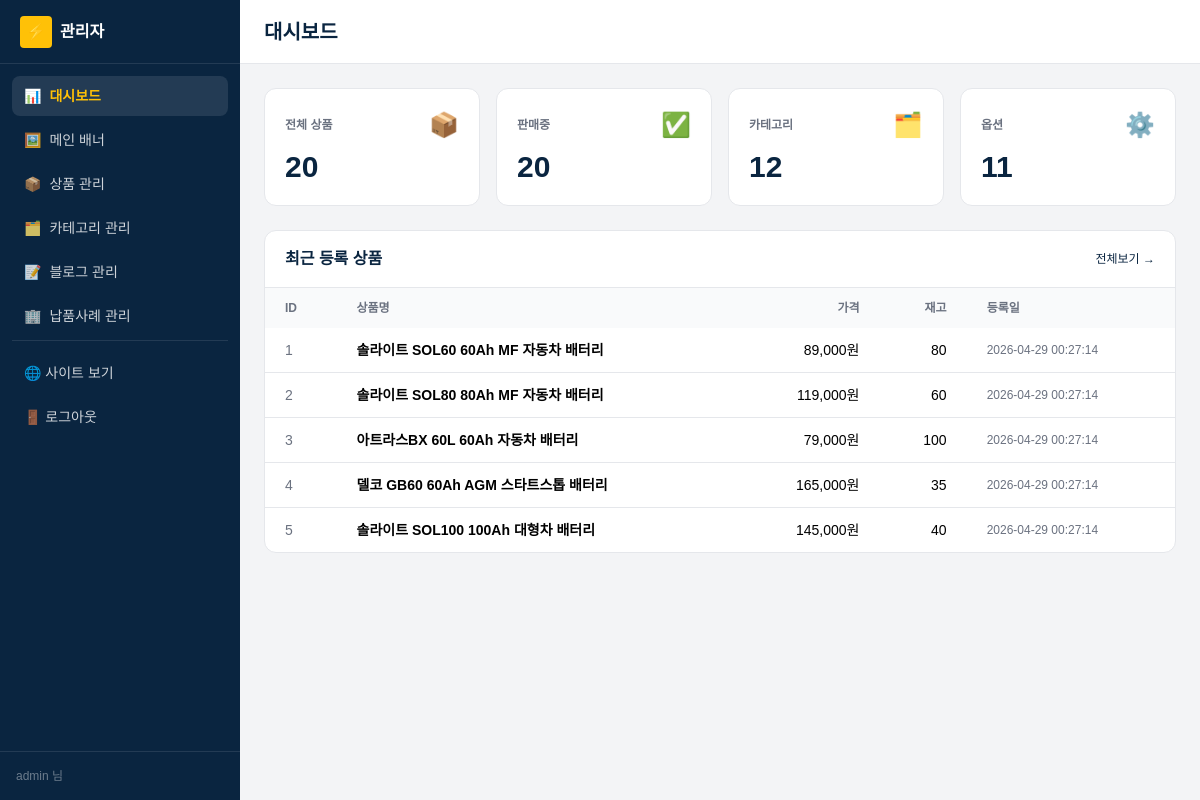
/admin/index.php (signed in), run on the app's committed database.
### tables this page shows
CREATE TABLE `products` (
  `it_id`         INT           NOT NULL AUTO_INCREMENT,
  `it_name`       VARCHAR(255)  NOT NULL,
  `ca_id`         INT           NOT NULL,
  `it_price`      INT           NOT NULL DEFAULT 0,
  `it_sell_price` INT           NOT NULL DEFAULT 0,
  `it_stock`      INT           NOT NULL DEFAULT 0,
  `it_summary`    VARCHAR(500)  DEFAULT NULL,
  `it_desc`       LONGTEXT,
  `it_img1`       VARCHAR(255)  DEFAULT NULL,
  `it_img2`       VARCHAR(255)  DEFAULT NULL,
  `it_img3`       VARCHAR(255)  DEFAULT NULL,
  `it_img4`       VARCHAR(255)  DEFAULT NULL,
  `it_img5`       VARCHAR(255)  DEFAULT NULL,
  `it_use`        TINYINT       DEFAULT 1,
  `it_new`        TINYINT       DEFAULT 0,
  `it_best`       TINYINT       DEFAULT 0,
  `created_at`    DATETIME      DEFAULT CURRENT_TIMESTAMP,
  PRIMARY KEY (`it_id`),
  KEY `idx_pr_ca` (`ca_id`),
  KEY `idx_pr_use` (`it_use`),
  CONSTRAINT `fk_pr_ca` FOREIGN KEY (`ca_id`)
    REFERENCES `categories`(`ca_id`)
);

### includes/db.php (called while the page is built, shortened)
<?php
function db(): PDO
{
    static $pdo = null;
    if ($pdo instanceof PDO) {
        return $pdo;
    }
    $cfg = require __DIR__ . '/config.php';
    $db  = $cfg['db'];
    $dsn = sprintf(
        'mysql:host=%s;port=%d;dbname=%s;charset=%s',
        $db['host'], $db['port'], $db['name'], $db['charset']
    );
    try {
        $pdo = new PDO($dsn, $db['user'], $db['pass'], [
            PDO::ATTR_ERRMODE            => PDO::ERRMODE_EXCEPTION,
            PDO::ATTR_DEFAULT_FETCH_MODE => PDO::FETCH_ASSOC,
            PDO::ATTR_EMULATE_PREPARES   => false,
            PDO::MYSQL_ATTR_INIT_COMMAND => "SET NAMES {$db['charset']} COLLATE utf8mb4_unicode_ci",
        ]);
    } catch (PDOException $e) {
        http_response_code(500);
        echo '<h1>DB 연결 실패</h1>';
        echo '<pre>' . htmlspecialchars($e->getMessage()) . '</pre>';
        echo '<p><b>점검 사항:</b><br>';
        echo '1) Laragon에서 MySQL이 실행 중인가?<br>';
        echo '2) sql/schema.sql을 import 했는가?<br>';
        echo '3) includes/config.php의 접속 정보가 맞는가?</p>';
        exit;
    }
    return $pdo;
}
function db_all(string $sql, array $params = []): array
{
    $stmt = db()->prepare($sql);
    $stmt->execute($params);
    return $stmt->fetchAll();
}
function db_one(string $sql, array $params = []): ?array
{
    $stmt = db()->prepare($sql);
    $stmt->execute($params);
    $row = $stmt->fetch();
    return $row === false ? null : $row;
}

### includes/functions.php (called while the page is built, shortened)
<?php
require_once __DIR__ . '/db.php';
function h(?string $s): string
{
    return htmlspecialchars((string)$s, ENT_QUOTES | ENT_SUBSTITUTE, 'UTF-8');
}
function price(int $n): string
{
    return number_format($n) . '원';
}

### public/admin/index.php (the view, shortened to what this page needs)
<?php
require __DIR__ . '/_layout_top.php';
$cnt_products   = (int)db_one('SELECT COUNT(*) c FROM products')['c'];
$cnt_active     = (int)db_one('SELECT COUNT(*) c FROM products WHERE it_use = 1')['c'];
$cnt_categories = (int)db_one('SELECT COUNT(*) c FROM categories')['c'];
$cnt_options    = (int)db_one('SELECT COUNT(*) c FROM product_options')['c'];
$recent = db_all('SELECT * FROM products ORDER BY created_at DESC LIMIT 5');
?>
<div class="grid grid-cols-2 lg:grid-cols-4 gap-4 mb-6">
  <?php
  $cards = [
    ['전체 상품', $cnt_products, '📦', 'bg-primary text-white'],
    ['판매중',     $cnt_active,    '✅', 'bg-emerald-600 text-white'],
    ['카테고리',   $cnt_categories,'🗂️', 'bg-orange-500 text-white'],
    ['옵션',       $cnt_options,   '⚙️', 'bg-purple-600 text-white'],
  ];
  foreach ($cards as $c):
  ?>
  <div class="bg-white rounded-xl p-5 border">
    <div class="flex items-center justify-between mb-2">
      <span class="text-xs font-semibold text-gray-500"><?= h($c[0]) ?></span>
      <span class="text-2xl"><?= $c[2] ?></span>
    </div>
    <div class="text-3xl font-extrabold text-primary"><?= number_format($c[1]) ?></div>
  </div>
  <?php endforeach; ?>
</div>
<div class="bg-white rounded-xl border overflow-hidden">
  <div class="px-5 py-4 border-b flex items-center justify-between">
    <h2 class="font-extrabold text-primary">최근 등록 상품</h2>
    <a href="/admin/products.php" class="text-xs text-primary hover:text-accent-dark">전체보기 →</a>
  </div>
  <table class="w-full text-sm">
    <thead class="bg-gray-50 text-xs text-gray-500">
      <tr>
        <th class="text-left px-5 py-3">ID</th>
        <th class="text-left px-5 py-3">상품명</th>
        <th class="text-right px-5 py-3">가격</th>
        <th class="text-right px-5 py-3">재고</th>
        <th class="text-left px-5 py-3">등록일</th>
      </tr>
    </thead>
    <tbody class="divide-y">
      <?php foreach ($recent as $r): ?>
      <tr class="hover:bg-gray-50">
        <td class="px-5 py-3 text-gray-500"><?= (int)$r['it_id'] ?></td>
        <td class="px-5 py-3">
          <a href="/admin/product_form.php?it_id=<?= (int)$r['it_id'] ?>"
             class="font-semibold hover:text-primary"><?= h($r['it_name']) ?></a>
        </td>
        <td class="px-5 py-3 text-right">
          <?= price($r['it_sell_price'] > 0 ? (int)$r['it_sell_price'] : (int)$r['it_price']) ?>
        </td>
        <td class="px-5 py-3 text-right"><?= number_format((int)$r['it_stock']) ?></td>
        <td class="px-5 py-3 text-xs text-gray-500"><?= h($r['created_at']) ?></td>
      </tr>
      <?php endforeach; ?>
    </tbody>
  </table>
</div>
<?php require __DIR__ . '/_layout_bottom.php'; ?>

### data on the page
products: it_id "1", it_name "솔라이트 SOL60 60Ah MF 자동차 배터리", it_sell_price "89,000원", it_stock "80", created_at "2026-04-29 00:27:14"
products: it_id "2", it_name "솔라이트 SOL80 80Ah MF 자동차 배터리", it_sell_price "119,000원", it_stock "60", created_at "2026-04-29 00:27:14"
products: it_id "3", it_name "아트라스BX 60L 60Ah 자동차 배터리", it_sell_price "79,000원", it_stock "100", created_at "2026-04-29 00:27:14"
products: it_id "4", it_name "델코 GB60 60Ah AGM 스타트스톱 배터리", it_sell_price "165,000원", it_stock "35", created_at "2026-04-29 00:27:14"
products: it_id "5", it_name "솔라이트 SOL100 100Ah 대형차 배터리", it_sell_price "145,000원", it_stock "40", created_at "2026-04-29 00:27:14"

### other printed values
$m['icon'] "📊"
$m['label'] "대시보드"
$m['icon'] "🖼️"
$m['label'] "메인 배너"
$m['icon'] "📦"
$m['label'] "상품 관리"
$m['icon'] "🗂️"
$m['label'] "카테고리 관리"
$m['icon'] "📝"
$m['label'] "블로그 관리"
$m['icon'] "🏢"
$m['label'] "납품사례 관리"
admin_user()['username'] "admin"
$admin_title "대시보드"
$c[0] "전체 상품"
